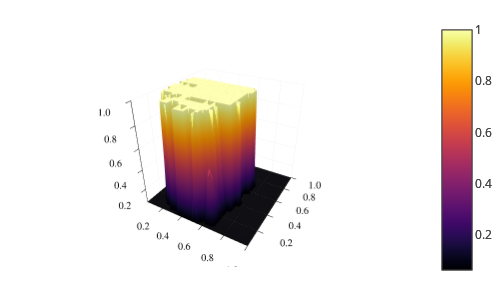

Notebook cell for this chart:
### Code cell
plot(I,I,u1,seriestype=:surface,xlim=(1/M,1),ylim=(1/M,1),zlim=(2/M-0.001,1),size=(500,300))
plot!(I,I,u2,seriestype=:surface,xlim=(1/M,1),ylim=(1/M,1),zlim=(2/M-0.001,1),size=(500,300))

### Figure 1 — Plotly figure (JSON) as saved in the notebook; plotly's stock layout.template omitted (floating-point values rounded to 4 significant figures; data arrays with more than 128 entries replaced by an {"elided": "..."} marker saying what was removed)
{"data": [{"colorbar": {"title": ""}, "colorscale": {"elided": "256x2 mixed values"}, "hoverinfo": "none", "name": "y1", "opacity": null, "scene": "scene", "showlegend": false, "showscale": true, "type": "surface", "x": [0.03125, 0.0625, 0.09375, 0.125, 0.1562, 0.1875, 0.2188, 0.25, 0.2812, 0.3125, 0.3438, 0.375, 0.4062, 0.4375, 0.4688, 0.5, 0.5312, 0.5625, 0.5938, 0.625, 0.6562, 0.6875, 0.7188, 0.75, 0.7812, 0.8125, 0.8438, 0.875, 0.9062, 0.9375, 0.9688, 1], "xaxis": "x", "y": [0.03125, 0.0625, 0.09375, 0.125, 0.1562, 0.1875, 0.2188, 0.25, 0.2812, 0.3125, 0.3438, 0.375, 0.4062, 0.4375, 0.4688, 0.5, 0.5312, 0.5625, 0.5938, 0.625, 0.6562, 0.6875, 0.7188, 0.75, 0.7812, 0.8125, 0.8438, 0.875, 0.9062, 0.9375, 0.9688, 1], "yaxis": "y", "z": {"elided": "32x32 float values"}, "zaxis": "z", "zmax": 1, "zmin": 0.0625}, {"colorbar": {"title": ""}, "colorscale": {"elided": "256x2 mixed values"}, "hoverinfo": "none", "name": "y2", "opacity": null, "scene": "scene", "showlegend": false, "showscale": true, "type": "surface", "x": [0.03125, 0.0625, 0.09375, 0.125, 0.1562, 0.1875, 0.2188, 0.25, 0.2812, 0.3125, 0.3438, 0.375, 0.4062, 0.4375, 0.4688, 0.5, 0.5312, 0.5625, 0.5938, 0.625, 0.6562, 0.6875, 0.7188, 0.75, 0.7812, 0.8125, 0.8438, 0.875, 0.9062, 0.9375, 0.9688, 1], "xaxis": "x", "y": [0.03125, 0.0625, 0.09375, 0.125, 0.1562, 0.1875, 0.2188, 0.25, 0.2812, 0.3125, 0.3438, 0.375, 0.4062, 0.4375, 0.4688, 0.5, 0.5312, 0.5625, 0.5938, 0.625, 0.6562, 0.6875, 0.7188, 0.75, 0.7812, 0.8125, 0.8438, 0.875, 0.9062, 0.9375, 0.9688, 1], "yaxis": "y", "z": {"elided": "32x32 float values"}, "zaxis": "z", "zmax": 1, "zmin": 0.0625}], "layout": {"annotations": [], "height": 300, "legend": {"bgcolor": "rgba(255, 255, 255, 1.000)", "bordercolor": "rgba(0, 0, 0, 1.000)", "borderwidth": 1, "font": {"color": "rgba(0, 0, 0, 1.000)", "family": "sans-serif", "size": 11}, "title": {"font": {"color": "rgba(0, 0, 0, 1.000)", "family": "sans-serif", "size": 15}, "text": ""}, "tracegroupgap": 0, "traceorder": "normal", "x": 1, "xanchor": "auto", "y": 1, "yanchor": "auto"}, "margin": {"b": 20, "l": 0, "r": 0, "t": 20}, "paper_bgcolor": "rgba(255, 255, 255, 1.000)", "plot_bgcolor": "rgba(255, 255, 255, 1.000)", "scene": {"camera": {"eye": {"x": 1.126, "y": -1.95, "z": 1.3}}, "domain": {"x": [0.06121, 0.9921], "y": [0.05016, 0.9869]}, "xaxis": {"gridcolor": "rgba(0, 0, 0, 0.100)", "gridwidth": 0.5, "linecolor": "rgba(0, 0, 0, 1.000)", "mirror": false, "range": [0.03125, 1], "showgrid": true, "showline": true, "showticklabels": true, "tickangle": 0, "tickcolor": "rgb(0, 0, 0)", "tickfont": {"color": "rgba(0, 0, 0, 1.000)", "family": "sans-serif", "size": 11}, "tickmode": "array", "ticks": "inside", "ticktext": ["0.2", "0.4", "0.6", "0.8", "1.0"], "tickvals": [0.2, 0.4, 0.6, 0.8, 1], "title": "", "titlefont": {"color": "rgba(0, 0, 0, 1.000)", "family": "sans-serif", "size": 15}, "type": "-", "visible": true, "zeroline": false, "zerolinecolor": "rgba(0, 0, 0, 1.000)"}, "yaxis": {"gridcolor": "rgba(0, 0, 0, 0.100)", "gridwidth": 0.5, "linecolor": "rgba(0, 0, 0, 1.000)", "mirror": false, "range": [0.03125, 1], "showgrid": true, "showline": true, "showticklabels": true, "tickangle": 0, "tickcolor": "rgb(0, 0, 0)", "tickfont": {"color": "rgba(0, 0, 0, 1.000)", "family": "sans-serif", "size": 11}, "tickmode": "array", "ticks": "inside", "ticktext": ["0.2", "0.4", "0.6", "0.8", "1.0"], "tickvals": [0.2, 0.4, 0.6, 0.8, 1], "title": "", "titlefont": {"color": "rgba(0, 0, 0, 1.000)", "family": "sans-serif", "size": 15}, "type": "-", "visible": true, "zeroline": false, "zerolinecolor": "rgba(0, 0, 0, 1.000)"}, "zaxis": {"gridcolor": "rgba(0, 0, 0, 0.100)", "gridwidth": 0.5, "linecolor": "rgba(0, 0, 0, 1.000)", "mirror": false, "range": [0.0615, 1], "showgrid": true, "showline": true, "showticklabels": true, "tickangle": 0, "tickcolor": "rgb(0, 0, 0)", "tickfont": {"color": "rgba(0, 0, 0, 1.000)", "family": "sans-serif", "size": 11}, "tickmode": "array", "ticks": "inside", "ticktext": ["0.2", "0.4", "0.6", "0.8", "1.0"], "tickvals": [0.2, 0.4, 0.6, 0.8, 1], "title": "", "titlefont": {"color": "rgba(0, 0, 0, 1.000)", "family": "sans-serif", "size": 15}, "type": "-", "visible": true, "zeroline": false, "zerolinecolor": "rgba(0, 0, 0, 1.000)"}}, "showlegend": true, "width": 500}}
